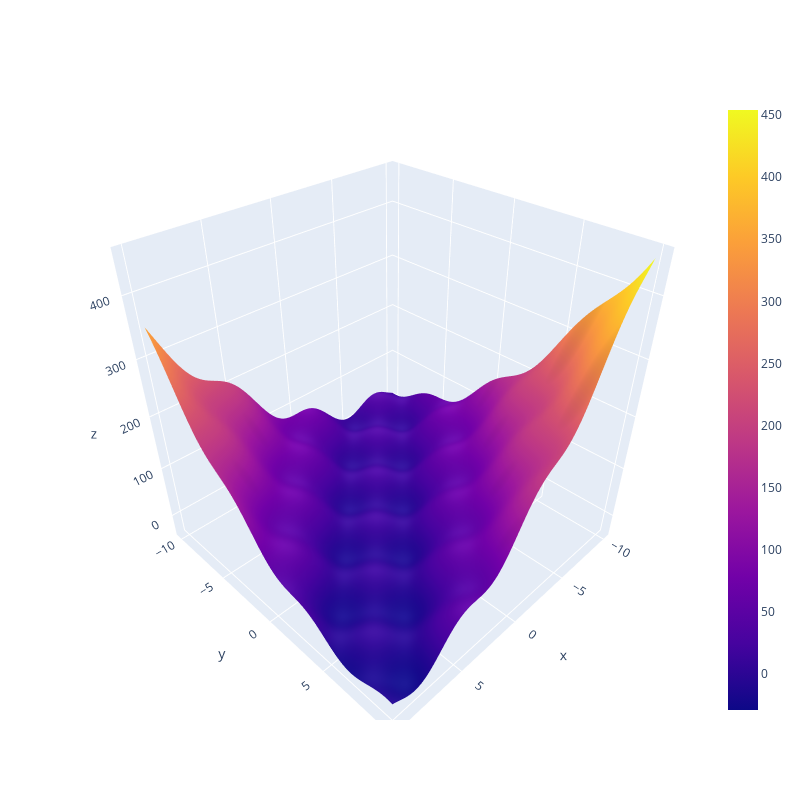

The cell this chart's notebook holds for it:
### Markdown cell above
# Optimization Example

### Code cell
from scipy.optimize import minimize
import plotly.graph_objects as go
import numpy as np

def f(x):
    # a two dimensional poloynomial function with multiple local minima
    return x[0]**2 + x[1]**2 - 2*x[0]*x[1] - 4*x[0] + 2*x[1] + 3 + 20 * np.sin(x[0]) * np.cos(x[1])


# plot the function
x = np.linspace(-10, 10, 100)
y = np.linspace(-10, 10, 100)
X, Y = np.meshgrid(x, y)
Z = f([X, Y])


fig = go.Figure(go.Surface(x=X,y=Y,z=Z))
fig.update_layout(width=800, height=800)
fig.show()

### Figure 1 — Plotly figure (JSON) as saved in the notebook; plotly's stock layout.template omitted (floating-point values rounded to 4 significant figures; data arrays with more than 128 entries replaced by an {"elided": "..."} marker saying what was removed)
{"data": [{"type": "surface", "x": {"elided": "100x100 float values"}, "y": {"elided": "100x100 float values"}, "z": {"elided": "100x100 float values"}}], "layout": {"height": 800, "width": 800}}
